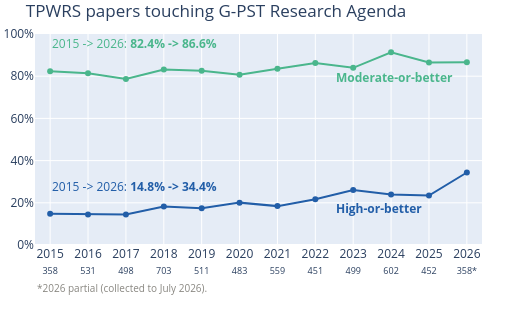

The notebook cell saved with this chart:
### Code cell
threshold_colors = {
    "Moderate-or-better": LEVEL_COLORS["Moderate"],
    "High-or-better": LEVEL_COLORS["High"],
}

headline_fig = px.line(
    reach_share,
    x="Year",
    y="Share",
    color="Threshold",
    color_discrete_map=threshold_colors,
    markers=True,
    line_shape="linear",
    category_orders={"Threshold": list(THRESHOLDS.keys())},
    labels={"Share": "Share of papers (%)"},
)

for threshold, colour in threshold_colors.items():
    series = reach_share[reach_share["Threshold"] == threshold]
    last = series.iloc[-1]
    first = series.iloc[0]
    change = last["Share"] - first["Share"]

    headline_fig.add_annotation(
        x=last["Year"] - 3.5,
        y=last["Share"] - 7 - 10*(threshold == "High-or-better"),
        text=f"<b>{threshold}",
        showarrow=False,
        xanchor="left",
        yanchor="middle",
        font=dict(color=colour, size=12),
    )

    headline_fig.add_annotation(
            x=first["Year"],
            y=first["Share"]+13,
            text=(
                f"2015 -> 2026: <b>{first['Share']:.1f}% -> {last['Share']:.1f}% "
            ),
            showarrow=False,
            xanchor="left",
            yanchor="middle",
            font=dict(color=colour, size=12),
        )


headline_fig.update_layout(
    width=FIGURE_DIM[0],
    height=FIGURE_DIM[1],
    # margin_r=150,
    showlegend=False,
    title=dict(
        text="TPWRS papers touching G-PST Research Agenda",
    ),
)

style_year_axis(headline_fig)
headline_fig.update_yaxes(title=None, ticksuffix="%", range=[0, 100], dtick=20)
headline_fig.update_xaxes(title=None)
add_footnote(headline_fig, text="*2026 partial (collected to July 2026).")

# reach_share.pivot(index="Year", columns="Threshold", values="Share").round(1)
n = 4
headline_fig.update_layout(margin=dict(l=n, r=n+30, t=n+30, b=n+60))
headline_fig.show()

### Figure 1 — Plotly figure (JSON) as saved in the notebook; plotly's stock layout.template omitted (floating-point values rounded to 4 significant figures)
{"data": [{"hovertemplate": "Threshold=Moderate-or-better<br>Year=%{x}<br>Share of papers (%)=%{y}<extra></extra>", "legendgroup": "Moderate-or-better", "line": {"color": "#4ab68c", "dash": "solid", "shape": "linear"}, "marker": {"symbol": "circle"}, "mode": "lines+markers", "name": "Moderate-or-better", "orientation": "v", "showlegend": true, "type": "scatter", "x": [2015, 2016, 2017, 2018, 2019, 2020, 2021, 2022, 2023, 2024, 2025, 2026], "xaxis": "x", "y": [82.4, 81.36, 78.71, 83.21, 82.58, 80.75, 83.54, 86.25, 83.97, 91.36, 86.5, 86.59], "yaxis": "y"}, {"hovertemplate": "Threshold=High-or-better<br>Year=%{x}<br>Share of papers (%)=%{y}<extra></extra>", "legendgroup": "High-or-better", "line": {"color": "#225ea8", "dash": "solid", "shape": "linear"}, "marker": {"symbol": "circle"}, "mode": "lines+markers", "name": "High-or-better", "orientation": "v", "showlegend": true, "type": "scatter", "x": [2015, 2016, 2017, 2018, 2019, 2020, 2021, 2022, 2023, 2024, 2025, 2026], "xaxis": "x", "y": [14.8, 14.5, 14.46, 18.21, 17.42, 20.08, 18.43, 21.73, 26.05, 23.92, 23.45, 34.36], "yaxis": "y"}], "layout": {"annotations": [{"font": {"color": "#4ab68c", "size": 12}, "showarrow": false, "text": "<b>Moderate-or-better", "x": 2022.0, "xanchor": "left", "y": 79.59, "yanchor": "middle"}, {"font": {"color": "#4ab68c", "size": 12}, "showarrow": false, "text": "2015 -> 2026: <b>82.4% -> 86.6% ", "x": 2015, "xanchor": "left", "y": 95.4, "yanchor": "middle"}, {"font": {"color": "#225ea8", "size": 12}, "showarrow": false, "text": "<b>High-or-better", "x": 2022.0, "xanchor": "left", "y": 17.36, "yanchor": "middle"}, {"font": {"color": "#225ea8", "size": 12}, "showarrow": false, "text": "2015 -> 2026: <b>14.8% -> 34.4% ", "x": 2015, "xanchor": "left", "y": 27.8, "yanchor": "middle"}, {"font": {"color": "#898781", "size": 10}, "showarrow": false, "text": "*2026 partial (collected to July 2026).", "x": 0, "xanchor": "left", "xref": "paper", "y": -0.16, "yanchor": "top", "yref": "paper"}], "height": 309.6, "legend": {"title": {"text": "Threshold"}, "tracegroupgap": 0}, "margin": {"b": 64, "l": 4, "r": 34, "t": 34}, "showlegend": false, "title": {"text": "TPWRS papers touching G-PST Research Agenda"}, "width": 516, "xaxis": {"anchor": "y", "domain": [0, 1], "range": [2015.0, 2026.0], "tickmode": "array", "ticktext": ["2015<br><span style='font-size:9px'>358</span>", "2016<br><span style='font-size:9px'>531</span>", "2017<br><span style='font-size:9px'>498</span>", "2018<br><span style='font-size:9px'>703</span>", "2019<br><span style='font-size:9px'>511</span>", "2020<br><span style='font-size:9px'>483</span>", "2021<br><span style='font-size:9px'>559</span>", "2022<br><span style='font-size:9px'>451</span>", "2023<br><span style='font-size:9px'>499</span>", "2024<br><span style='font-size:9px'>602</span>", "2025<br><span style='font-size:9px'>452</span>", "2026<br><span style='font-size:9px'>358*</span>"], "tickvals": [2015, 2016, 2017, 2018, 2019, 2020, 2021, 2022, 2023, 2024, 2025, 2026], "title": {}}, "yaxis": {"anchor": "x", "domain": [0, 1], "dtick": 20, "range": [0, 100], "ticksuffix": "%", "title": {}}}}
